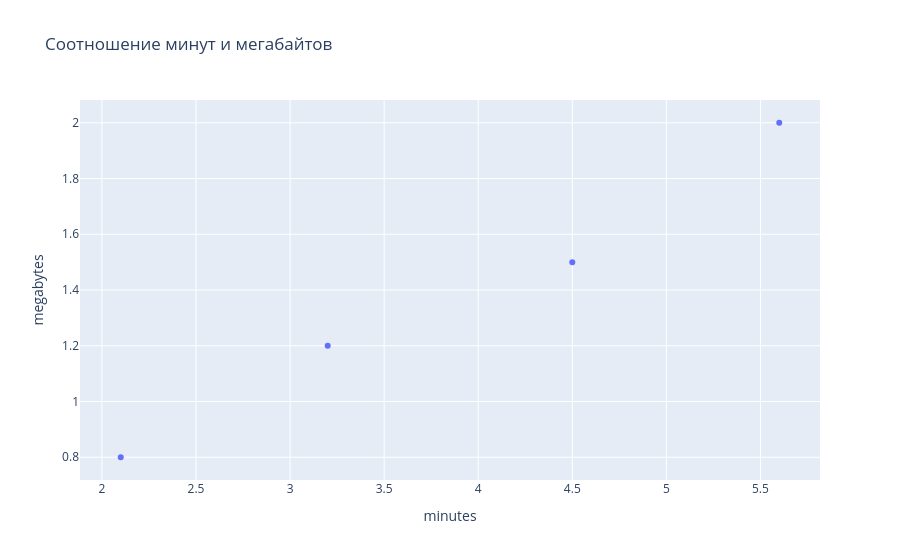

The notebook cell this image was saved under:
### Markdown cell above
Задача 1

### Code cell
data = {
    "minutes": [3.2, 4.5, 2.1, 5.6],
    "megabytes": [1.2, 1.5, 0.8, 2.0]
}
df = pd.DataFrame(data)

# Создание диаграммы рассеивания
fig = px.scatter(df, x='minutes', y='megabytes', title='Соотношение минут и мегабайтов')
fig.show()

### Figure 1 — Plotly figure (JSON) as saved in the notebook; plotly's stock layout.template omitted (floating-point values rounded to 4 significant figures)
{"data": [{"hovertemplate": "minutes=%{x}<br>megabytes=%{y}<extra></extra>", "legendgroup": "", "marker": {"color": "#636efa", "symbol": "circle"}, "mode": "markers", "name": "", "orientation": "v", "showlegend": false, "type": "scatter", "x": [3.2, 4.5, 2.1, 5.6], "xaxis": "x", "y": [1.2, 1.5, 0.8, 2.0], "yaxis": "y"}], "layout": {"legend": {"tracegroupgap": 0}, "title": {"text": "Соотношение минут и мегабайтов"}, "xaxis": {"anchor": "y", "domain": [0, 1], "title": {"text": "minutes"}}, "yaxis": {"anchor": "x", "domain": [0, 1], "title": {"text": "megabytes"}}}}
